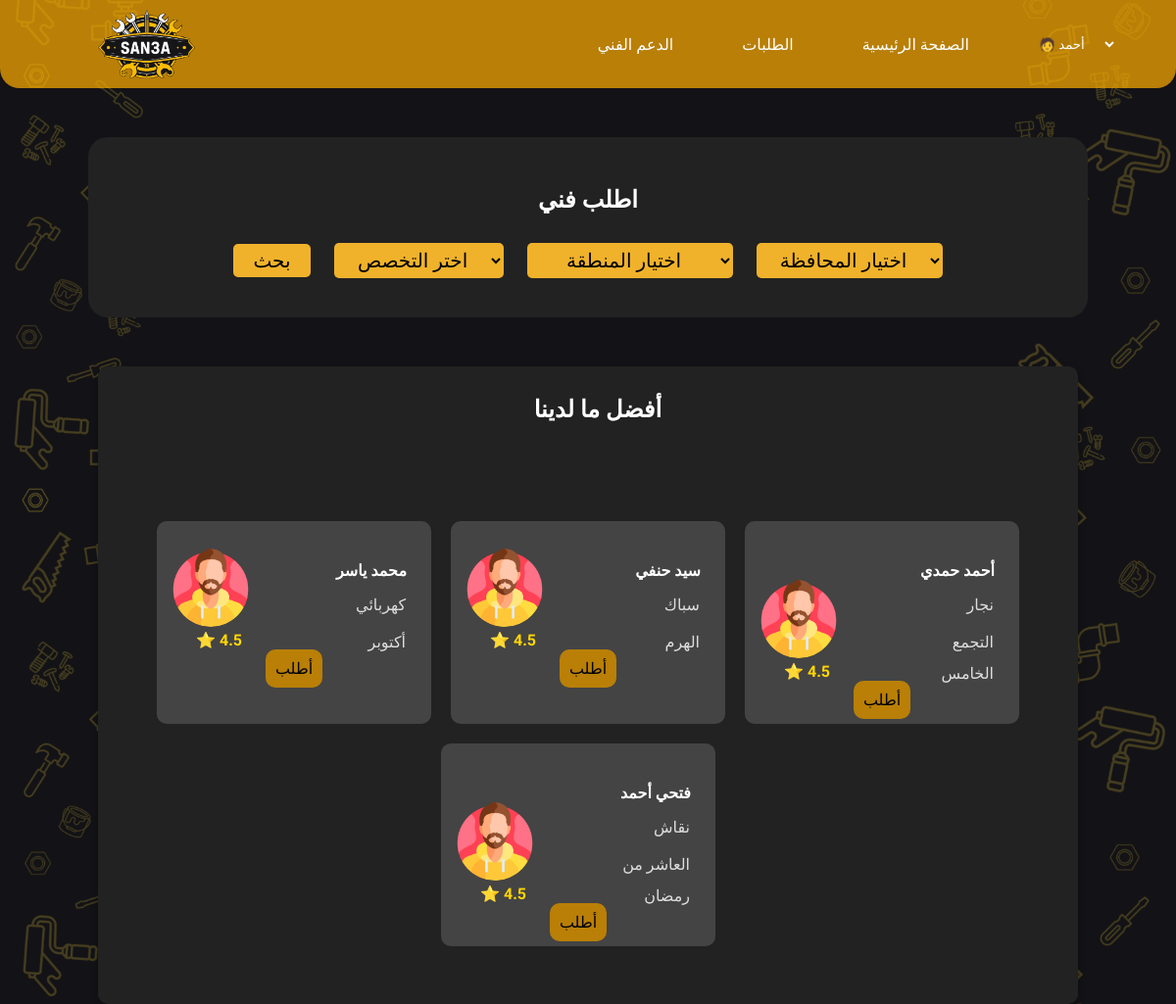
Page /Technicians.php (signed in) on the earlier database version.
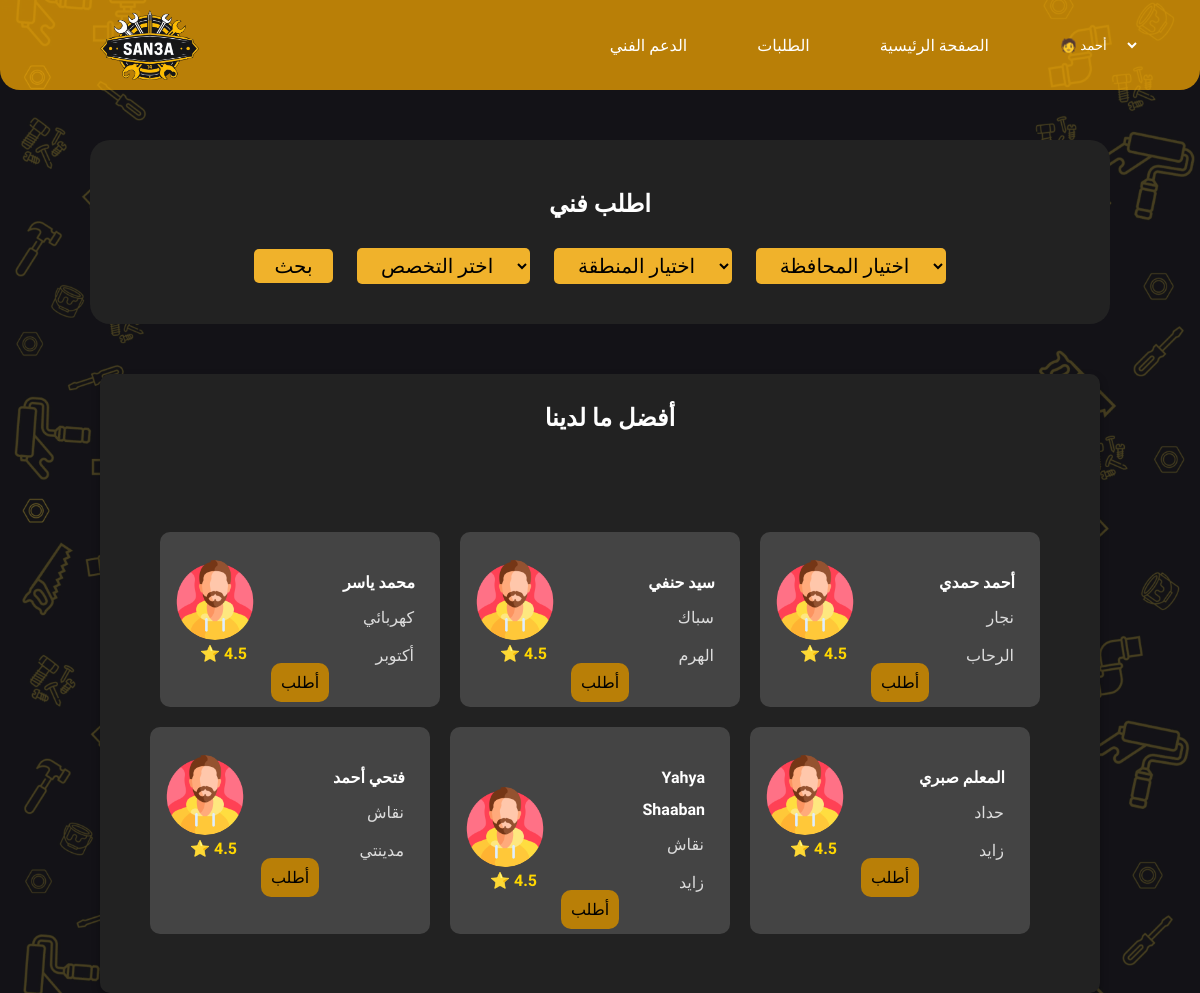
Same page on the later database version.
### tables this page shows
CREATE TABLE `technicians` (
  `user_id` int(11) NOT NULL,
  `rating` decimal(3,2) DEFAULT 5.00,
  `visit_price` decimal(10,2) DEFAULT 200.00,
  `area` varchar(50) DEFAULT NULL,
  `province` varchar(50) DEFAULT 'القاهرة',
  `specialty` varchar(50) DEFAULT 'كهربائي',
  `work_hours` text DEFAULT 'من 5 الى 9',
  `tech_id` int(50) NOT NULL
);

CREATE TABLE `users` (
  `user_id` int(11) NOT NULL,
  `first_name` varchar(50) NOT NULL,
  `last_name` varchar(50) NOT NULL,
  `email` varchar(100) NOT NULL,
  `phone` varchar(15) DEFAULT NULL,
  `password` varchar(255) NOT NULL,
  `national_id` varchar(20) DEFAULT NULL,
  `user_type` enum('client','technician') NOT NULL,
  `address` text DEFAULT NULL,
  `created_at` timestamp NOT NULL DEFAULT current_timestamp()
);

### Technicians.php (the view, shortened to what this page needs)
<?php
    include "DBconn/conn.php";
    if(isset($_POST['BtnSearch'])){
        $specialtySelect = isset($_POST['specialty']) ? $_POST['specialty'] : "%";
        $provinceSelect  = isset($_POST['province']) ? $_POST['province'] : "%";
        $areaSelect      = isset($_POST['area']) ? $_POST['area'] : "%";
        $SearchQuery = "SELECT users.first_name,users.last_name,users.user_id,technicians.specialty,technicians.province,technicians.area,technicians.visit_price,technicians.work_hours
                        FROM technicians
                        JOIN users ON users.user_id = technicians.user_id
                        WHERE technicians.specialty LIKE '$specialtySelect'
                        AND technicians.province LIKE '$provinceSelect'
                        AND technicians.area LIKE '$areaSelect'";
        $result = mysqli_query($conn,$SearchQuery);
    }else{
        $SearchQuery = "SELECT users.first_name,users.last_name,users.user_id,technicians.specialty,technicians.province,technicians.area,technicians.visit_price,technicians.work_hours
        FROM technicians
        JOIN users ON users.user_id = technicians.user_id";
    $result = mysqli_query($conn,$SearchQuery);
}
?>
<!DOCTYPE html>
<html lang="en">
<head>
    <link rel="stylesheet" href="./style/Technical Order.css">
</head>
<body>
    <?php include "header.php";?>
    <form method="POST">
        <div class="search-section">
            <h2>اطلب فني</h2>
            <div class="filters">
                <button onclick="searchTechnicians()" name="BtnSearch" type="submit">بحث</button>
                <select id="specialty" name="specialty">
                <option value=" " disabled selected>اختر التخصص</option>
                </select>
            <select id="area" name="area">
                <option disabled selected>اختيار المنطقة</option>
            </select>
            <select id="province" name="province">
                <option disabled selected>اختيار المحافظة</option>
            </select>
            </div>
        </div>
    </form>
    <div class="technicians">
        <h2>أفضل ما لدينا</h2>
        <div id="technicians-list" class="cards">
        <?php
            if(isset($result)){
                while ($row = mysqli_fetch_assoc($result)) {
                    echo '<div class="card">
                            <div class="right">
                                <strong>' . $row['first_name'] . ' ' . $row['last_name'] . '</strong>
                                <p>' . $row['specialty'] . '</p>
                                <p>' . $row['area'] . '</p>
                            </div>
                            <div class="left">
                                <a href="#"><img src="Resorces/man.png" alt="فني"></a>
                                <div class="rating">⭐ 4.5</div>
                            </div>
                            <div class="middle">
                                <a class="order" href="order.php?id='.$row['user_id'].'">أطلب</a>
                            </div>
                        </div>';
                }
            }
        ?>
            <br><br>
        </div>
        <br>
    </div>
</body>
</html>

### header.php (shortened to what this page needs)
<?php
$orders = '';
if(isset($_SESSION['role']) && $_SESSION['role'] == "technician") {
    $orders = '<a href="Control.php">الطلبات</a>';
}
?>
<div class="header">
    <img src="Resorces/Frame 16.png" alt="" class="logo" />
    <div class="link">
        <a href="Contact-Us.php">الدعم الفني</a>
        <?php echo $orders ?>
        <a href="Home.php">الصفحة الرئيسية</a>
        <select id="specialty" class="manage" onchange="location = this.value;">
      <option>🧑 <?php echo $_SESSION['fname']?></option>
    </select>
    </div>
</div>

### style/Technical Order.css (style rules this page uses)
body { background: url(../Resorces/background.jpg); font-family: "Tajawal", sans-serif; background-repeat: no-repeat; background-position: absolute; background-size: cover; height: 100vh; margin: 0px; }
.header { display: flex; justify-content: space-between; align-items: center; padding: 20px 60px; background-color: rgba(255, 174, 0, 0.7); border-radius: 0 0 20px 20px; height: 50px; }
.logo { width: 99px; padding: 0px 40px; }
.link { display: flex; gap: 30px; font-size: 16px; }
.link a { text-decoration: none; padding: 4px 20px; color: #fff; }
.search-section { background-color: #222; padding: 30px; text-align: center; color: white; margin: 50px auto; width: 80%; border-radius: 20px; }
.filters select, .filters button { margin: 10px; padding: 10px; background-color: #f0b22b; border: none; padding: 5px 20px; border-radius: 5px; cursor: pointer; font-size: 20px; font-family: "Tajawal", sans-serif; text-align: center; }
.technicians { background: #222; padding: 20px; border-radius: 10px; box-shadow: 0px 4px 8px rgba(0, 0, 0, 0.3); margin: 20px auto; width: 80%; text-align: right; }
.technicians h2 { color: white; margin-top: 10px; margin-bottom: 20px; margin-right: -20px; }
.cards { display: flex; flex-wrap: wrap; grid-template-columns: repeat(auto-fit, minmax(300px, 1fr)); justify-content: center; gap: 20px; padding: 20px; }
.card { background: #444; padding: 15px; border-radius: 10px; width: 250px; text-align: center; position: relative; color: white; }
.card img { width: 80px; height: 80px; border-radius: 50%; }
.left { display: flex; flex-direction: column; align-items: flex-start; margin-right: 5px; margin-top: -115px; margin-bottom: 10px; width: 95px; }
.rating { font-size: 16px; color: gold; font-weight: bold; display: flex; align-items: center; gap: 5px; margin: 0; margin-left: 25px; }
.right { display: flex; flex-direction: column; text-align: right; flex: 1; margin-top: 20px; margin-left: 140px; line-height: 2; width: 100px; }
.right p { margin: 3px; margin-right: 1px; padding: 0; font-size: 14px bold; color: #ddd; }
h2 { text-align: center; color: white; }
.manage { font-family: "Tajawal", sans-serif; background: none; border: none; color: white; }
option { background-color: rgb(212, 138, 0); text-align: center; border-radius: 30px; }

### Technicians.php (style rules this page uses)
a.order { padding: 10px; color: black; border-radius: 10px; background-color: #b97f07; text-decoration: none; }

Differences in the rows shown:
changed technicians "نجار": area "التجمع الخامس" → "الرحاب"
changed technicians "فتحي": area "العاشر من رمضان" → "مدينتي"
added technicians: user_id.first_name "Yahya", user_id.last_name "Shaaban", specialty "نقاش", area "زايد"
added technicians: user_id.first_name "المعلم", user_id.last_name "صبري", specialty "حداد", area "زايد"
